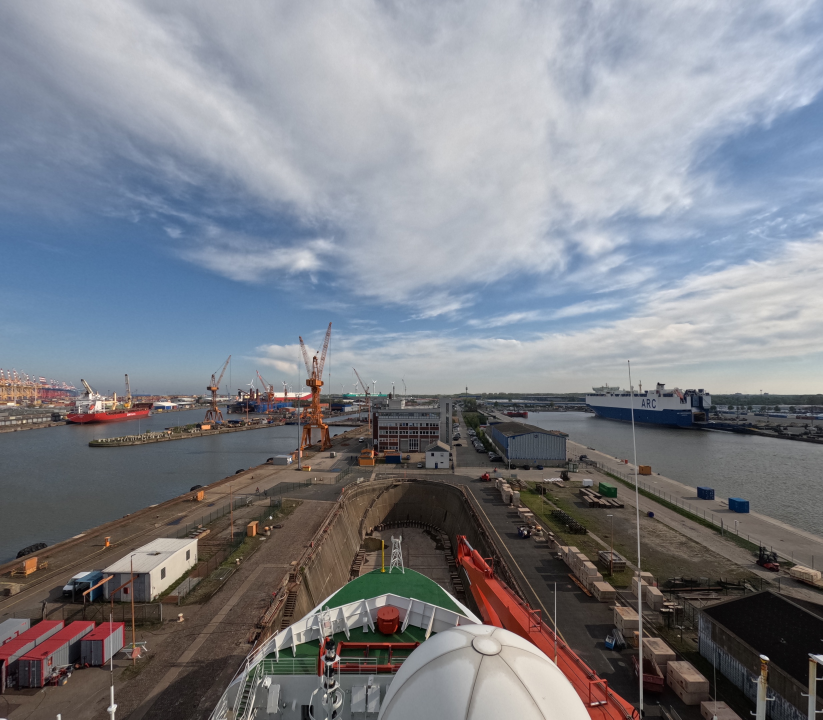
#> input picture examples/G0010183_undist.jpg, 2468 x 2159 px (shown at 1/3 size); its folder holds only this picture in this run
$ python -i bird_class.py   (imports and definitions only)
#> lines starting #> are read from the running program, lines starting #| are printed output that depends on the picture
import numpy as np
import cv2
import matplotlib.pyplot as plt
from PIL import ImageDraw, Image
import os
import copy
import subprocess
import glob
import shutil

#local import
from undistort_class import UndistortGopro


#################################################################################


class BirdeyeProjection():


    def __init__(self, Dir = None, Height = None):
        """
        This class gives an (interactive) package to project GoPro (11 black)
        Images into BirdEye view.

        Can deal with either single file and foldere of files

        Handles dir request, error handling
        type and metadata search/reading
        geometric calculations of the photographed landscape
        the projection
        and a FishEye undistort algorithm if necessary


        If the user pases a folder, it has to contain a
        'metadata.txt' with minimal structure/information:
        "
        Heights
        23
        4
        3.6
        .85
        "
        containing the camera lense Height in meter of every photo in the
        given directory


        ######

        initiates variables
        calls 'GetDir' and 'CheckDir'
        Whether the images are 'Linear' or 'wide' defines
        diffrent FOV angles and calls undistort fct if necessary

        #####

        Args:
            Dir (str, optional): directroy of images or path of image to be transformed.
                                only for embedded use
                                Defaults to None. >> asks user
            Height (float, optional): height of camera in meters, for single image use
                                    only for embedded use
                                    Defaults to None. >> asks user
        """


        self.alpha = [0,0]                                          #fov camera angle
        self.InputVariable = [None, None]                           #user input for image cropping
        self.WorkingDir = os.getcwd()

        self.FileType = self.GetDir(Dir = Dir, Height=Height)
        self.CheckDir()


        if self.LenseType == 'Linear':

            print("The files in the directory are complete and consistent of type:\n"\
                  '\nField of View - Linear\n'\
                  "You can proceed.")
            self.alpha = [np.radians(94.1) , np.radians(87.06)]


        elif self.LenseType == 'Wide' and self.MetaStatus == "complete":
            print("The (undistorted) files in the directory are complete and consistent of type:\n"\
                  '\nField of View - Wide\n'\
                  "You can proceed.")
            self.alpha = [np.radians(97) , np.radians(81)]
            self.Betas = [i + .09 for i in self.Betas]                            #image offset due to undistort
            #those values better for lower heights
            # self.alpha = [np.radians(98) , np.radians(81)]
            # self.Betas = [i + .115 for i in self.Betas]

        elif self.LenseType == 'Wide' and self.MetaStatus == "incomplete":
            #call undistort class
            #copy metafile to undistorted folder

            print('The files in the directory are of type:\n'\
                  'Field of View - Wide\n'\
                    'Before making a projection the fisheye has to be removed.\n'\
                    "To proceed enter y/n.")
            ui_answ = input().casefold()
            while ui_answ != 'y' and ui_answ != 'n' and ui_answ != 'yes' and ui_answ != 'no':
                print('What did you say?')
                ui_answ = input().casefold()

            if ui_answ == 'y' or ui_answ == "yes":
                os.chdir(self.WorkingDir)
                if self.FileType == "file":
                    UndistortGopro(self.ImgPath).Undistort()
                else:
                    UndistortGopro(self.ImgDir).Undistort()

                shutil.copy(self.ImgDir + "//metadata.txt" , self.ImgDir + "//undistorted//metadata.txt")
                shutil.copy(self.ImgDir + "//timedata.txt" , self.ImgDir + "//undistorted//timedata.txt")
                self.ImgDir = self.ImgDir + "//undistorted"

                os.chdir(self.ImgDir)


            elif ui_answ == 'n' or ui_answ == 'no':
                exit('Program terminated by user.')

            self.alpha = [np.radians(97) , np.radians(81)]
            self.Betas = [i + .09 for i in self.Betas]                            #image offset due to undistort
            #those values better for lower heights
            # self.alpha = [np.radians(98) , np.radians(81)]
            # self.Betas = [i + .115 for i in self.Betas]


####################
####################


    # [54 lines left out: function Project, not called in this run]


####################
####################


    def GetDir(self, Dir=None, Height = None):

        """
        Asks for a directory and checks its existence.
        Args only relevant for embedded use of the class

        Args:
            Dir (str, optional):  directory of the 'file' or 'folder of the files to convert
                    input only relevant for embedded use
                    Defaults to None. >> asks the user
            Height (float, optional):  (list) of the camera height of the pased photo
                    only relevant for type 'file' in embedded use
                    Defaults to None. >> asks user

        Returns:
            Type (str): whether the given path is 'folder' or 'file
        """


        if Dir == None:
            print('Please enter the directory or a path of an image:\n')
            input_path = input()
        else: input_path = Dir

        while True:
            if not os.path.isfile(input_path) and not os.path.isdir(input_path):
                print('ERROR: Something went wrong. Please enter the directory/path again:\n')
                input_path = input()
            elif os.path.isfile(input_path):
                print('File found.')
                self.ImgPath = input_path
                self.Filename = self.ImgPath.split("\\")[-1]
                self.name = self.Filename[:len(self.Filename)-4]            #photo ID
                self.ImgDir = os.path.dirname(self.ImgPath)                 #dir of file
                Type = "file"

                if Height is not None:
                    self.heights = [Height]

                break
            elif os.path.isdir(input_path):
                print('Directory found.')
                self.ImgDir = input_path
                Type = "folder"
                break


        return Type


####################
####################


    def CheckDir(self):
        """
        checks whether an already transformed "undistorted"
        subfolder exists and asks user
        calls 'checkmetafile' function for either chosen/existent dir

        Returns:
            dir_content: list of all .jpg files in the given dir
        """


        os.chdir(self.ImgDir)

        if self.FileType == "file":
            dir_content = [self.Filename]
        elif  self.FileType == "folder":
            dir_content = glob.glob(f'*.jpg')
            print('Found ' + str(len(dir_content)) + ' images')


        #check if 'undistorted' sub_dir already exists
        dir_folder = glob.glob('undistorted/')
        #if yes...
        if len(dir_folder) == 1 and dir_folder[0] == 'undistorted/' :
            os.chdir(self.ImgDir + "/undistorted")
            subdir_content = glob.glob(f'*.jpg')
            print('Found ' + str(len(subdir_content)) + " images in an 'undistorted' subfolder.\n"\
                  "Do you want to proceed in the subfolder? y/n")

            #ask user if wants to use those already
            ui_answ = input().casefold()
            while ui_answ != 'y' and ui_answ != 'n' and ui_answ != 'yes' and ui_answ != 'no':
                print('What did you say?')
                ui_answ = input().casefold()

            if ui_answ == 'y' or ui_answ == "yes":
                self.CheckMetaFile(subdir_content)
                self.ImgDir = os.getcwd()

            elif ui_answ == 'n' or ui_answ == 'no':
                os.chdir(self.ImgDir)
                self.CheckMetaFile(dir_content)

        #if unknown folder...check for known information
        else:
            self.CheckMetaFile(dir_content)


        return dir_content


####################
####################


    def CheckMetaFile(self, dir_content):
        """
        Checks necessary meta information of the pased files
        distiguishes whether
        1. height info unknown
           then looks for metafile and reads info
           or checks the metainfo in the specif. files
           if necessary
        2. height known
           read tilt and time metainfo from file
           write to .txt

        Args:
            dir_content (list): List of all .jpg files in pased dir
        """


        #if Height information is not already pased (directly or with dir)
        if  not hasattr(self, 'heights'):

            if self.FileType == 'folder':
                try:
                    meta_file = open("metadata.txt", 'r')
                except FileNotFoundError:
                    print("ERROR: The given directory does not contain a 'metadata.txt' file.\n"
                          "This is necessary for FileType = 'folder'.")
                    exit()

            if self.FileType == 'file':
                try:
                    meta_file = open("metadata.txt", 'r')
                except FileNotFoundError:

                    print("Please enter the height in meter of the camera in the given Image:")
                    h = input()
                    while True:
                        try:
                            h = float(h)
                            break
                        except:
                            print('Please enter the float again.')
                            h = input()
                    self.heights = [h]


            FileLines = meta_file.readlines()
            meta_file.close()
            while True:
                try:
                    ind = FileLines.index('\n')
                    FileLines.pop(ind)
                except:
                    break
            self.heights = np.zeros(shape=(len(dir_content),))
            self.Betas = np.zeros(shape=(len(dir_content),))


            #new folder without information
            if FileLines[0].strip('\n') == 'Heights':

                self.MetaStatus = "incomplete"

                #read heights from file
                for i in range(len(dir_content)):
                    #read height data
                    try:
                        self.heights[i] = float(FileLines[i+1])
                    except ValueError:
                        print('\nERROR: Number of images unequals number of information in metadata file.\n'\
                            'Maybe check for not deleted TEMP file. \n')
                        exit()

                #check for type and tilt angles
                TimeStamps = []
                Types = []
                for i in range(len(dir_content)):
                    Types,TimeStamps = self.ReadGoproMeta(Img=dir_content[i], Types=Types, Index = i, TimeStamps=TimeStamps)

                #check for type consistency
                if(len(set(Types)) != 1):
                    print("The files in the given directory are not consistent.\n"\
                        "There are different FOV types. Please check directory.")

                else:

                    #write to metafile lines
                    FileLines.insert(0,'Type\n')
                    FileLines.insert(1,Types[0]+"\n")

                    #write tilt angles to metafile
                    FileLines.append("Tilts\n")
                    for i in range(len(self.Betas)):
                        FileLines.append(str(self.Betas[i])+"\n")

                    meta_file = open("metadata.txt", 'w')
                    meta_file.writelines(FileLines)
                    meta_file.close()
                    #update lense type
                    self.LenseType = FileLines[1].strip('\n')

                    FileLines =[]
                    FileLines.append("TimeStamps\n")
                    for i, time in enumerate(TimeStamps):
                        fname = dir_content[i]
                        FileLines.append(fname[:len(fname)-4] + "\t" + time + "\n")

                    time_file = open("timedata.txt", "w")
                    time_file.writelines(FileLines)
                    time_file.close


            #known folder with information in the metafile
            elif FileLines[0].strip('\n') == 'Type':

                self.MetaStatus = "complete"
                #read lensetype
                try:
                    self.LenseType = FileLines[1].strip('\n')
                except ValueError:
                    print('\nERROR: Could not read Lensetype from metadata file \n')
                    exit()
                #read height

                for i in range(len(dir_content)):
                    #read height
                    try:
                        self.heights[i] = float(FileLines[i+3])
                    except ValueError:
                        print('\nERROR: Number of images unequals number of information in metadata file.\n'\
                                'Maybe check for not deleted TEMP file. \n')
                        exit()
                    #read height
                    try:
                        self.heights[i] = float(FileLines[i+3])
                    except ValueError:
                        print('\nERROR: Number of images unequals number of information in metadata file.\n'\
                                'Maybe check for not deleted TEMP file. \n')
                        exit()
                    #read tilts
                    try:
                        self.Betas[i] = float(FileLines[ len(dir_content)+4+i ])
                    except ValueError:
                        print('\nERROR: Number of images unequals number of information in metadata file.\n'\
                                'Maybe check for not deleted TEMP file. \n')
                        exit()


        #for known Height data initiate new metadata file
        else:


            self.Betas = [0]
            #check for type and tilt angles
            TimeStamps = []
            Types = []
            for i, file in enumerate(dir_content):
                Types,TimeStamps = self.ReadGoproMeta(Img=file, Types=Types, Index = i, TimeStamps=TimeStamps)

            FileLines = []
            #write to metafile lines
            FileLines.append('Type\n')
            FileLines.append(Types[0]+"\n")
            #update lense type
            self.LenseType = Types[0]

            FileLines.append("Heights\n")
            FileLines.append(str(self.heights) + "\n")
            #write tilt angles to metafile
            FileLines.append("Tilts\n")
            FileLines.append(str(self.Betas[0])+"\n")

            meta_file = open("metadata.txt", 'w')
            meta_file.writelines(FileLines)
            meta_file.close()

            FileLines =[]
            FileLines.append("TimeStamps\n")
            for i, time in enumerate(TimeStamps):
                fname = dir_content[i]
                FileLines.append(fname[:len(fname)-4] + "\t" + time + "\n")

            time_file = open("timedata.txt", "w")
            time_file.writelines(FileLines)
            time_file.close


####################
####################


    def ReadGoproMeta(self, Img, Types=None, Index=None,TimeStamps=None):
        """
        accesses exiftool meta info from given Img
        reads time stamp, tilt angle and FOV type
        stores tilt directly in self.Beta using Index
        stores FOV in lists
        stores FOV in

        Args:
            Img (numpy.ndarray): Image to be read
            Types (list, optional): list of str defining imges by 'Linear'/'Wide'
                                   Defaults to None. >> initiates new list
            Index (int, optional): current global Index of the img. Used for insertion
                                    Defaults to None. >> 0

        Returns:
            Types: list of 'Linear'/'Wide' info of image(s)
            TimeStamp: list of time stamps in format '%Y:%m:%d %H:%M:%S'
        """


        if Types == None:
            Types = []
        if Index == None:
            Index = 0
        if TimeStamps == None:
            TimeStamps = []

        temp_file = "temp.txt"
        myCommand = 'exiftool' + " -u -j " + self.ImgDir + '\\' + Img + " > " + temp_file
        subprocess.call(myCommand, shell=True)

        temp_meta_file = open(temp_file, 'r')


        ## find correct line in meta file
        substring = ["GoPro", "CreateDate" , "GRAV", "FieldOfView"]


        for sub in substring:
            i = 0
            if sub == "GoPro":
                while True:
                    next_line = temp_meta_file.readline()
                    i=i+1
                    if "GoPro" in next_line:
                        break
                    elif i>20:
                        print("ERROR: There is one or more non-Gopro files in your directory.\n"\
                            "Or the metafile is damaged")
                        exit()
            elif sub == "CreateDate":
                while True:
                    next_line = temp_meta_file.readline()
                    i=i+1
                    if sub in next_line:
                        #add tilt angle info to beta list
                        time = next_line.split('"')[3]
                        TimeStamps.append(time)
                        break
                    elif i>40:
                        print("ERROR: There is one or more non-Gopro files in your directory.\n"\
                            "Or the metafile is damaged")
                        exit()
            elif sub == "GRAV":
                while True:
                    next_line = temp_meta_file.readline()
                    i=i+1
                    if sub in next_line or "GoPro_GRAV" in next_line:
                        #add tilt angle info to beta list
                        coord = next_line.split('"')[3]
                        coord = np.float_(coord.split(' '))
                        self.Betas[Index] = np.arctan(coord[1]/coord[2])
                        break
            if sub == "FieldOfView":
                while True:
                    next_line = temp_meta_file.readline()
                    i=i+1
                    if sub in next_line:
                        #add type info to type list
                        Info = next_line.split('"')[3]
                        Info = Info.strip(' ')
                        Types.append(Info)
                        break


        temp_meta_file.close()
        os.remove(temp_file)

        return Types, TimeStamps


####################
####################


    # [460 lines left out: functions AskforVariable, ShowImg, AskVariables, GeometricCalc, SizeCheck, ExtendImg and 5 more, not called in this run]


>>> import cv2
>>> picture = cv2.imread('examples/G0010183_undist.jpg', cv2.IMREAD_GRAYSCALE)
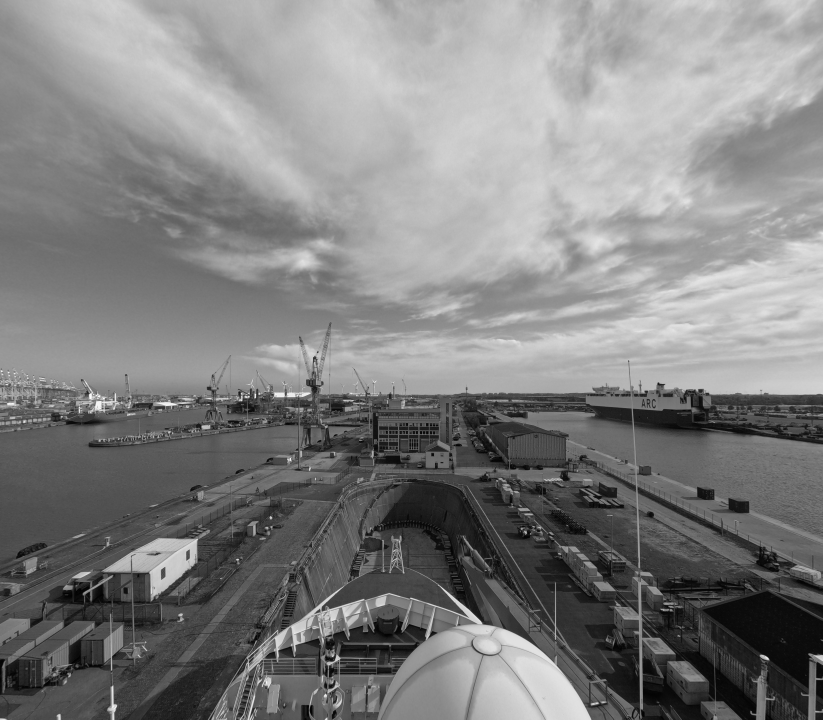
#> picture: shape (2159, 2468) (shown at 1/3 size); min 0, max 255, mean 129.3
>>> result = BirdeyeProjection().ReadGoproMeta(picture)
#> the answer given: examples/G0010183_undist.jpg
#> (reads metadata.txt from the repository)
#> (the run stopped early here; a loop or call above may not have finished)
